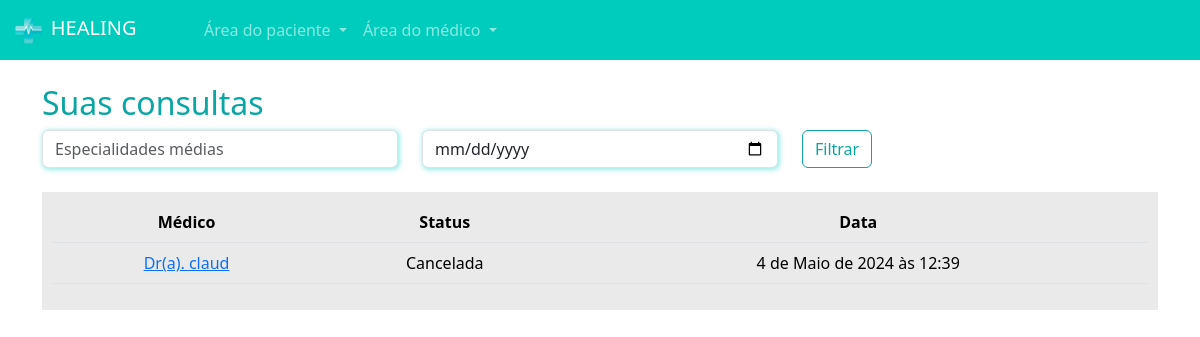
The app's page /pacientes/minhas_consultas/ (signed in) with its own data.
### paciente/models.py (models this page shows, shortened)
class Consulta(models.Model):
    status_choices = (
        ('A', 'Agendada'),
        ('F', 'Finalizada'),
        ('C', 'Cancelada'),
        ('I', 'Iniciada')
    )
    paciente = models.ForeignKey(User, on_delete=models.DO_NOTHING)
    data_aberta = models.ForeignKey(DatasAbertas, on_delete=models.DO_NOTHING)
    status = models.CharField(max_length=1, choices=status_choices, default='A')
    link = models.URLField(null=True, blank=True)

### medico/models.py (models this page shows, shortened)
class DatasAbertas(models.Model):
    data = models.DateTimeField()
    user = models.ForeignKey(User, on_delete=models.DO_NOTHING)
    agendado = models.BooleanField(default=False)

### paciente/views.py (the view)
# urls.py: path('minhas_consultas/', views.minhas_consultas, name="minhas_consultas"),
@login_required
def minhas_consultas(request):
    if request.method == "GET":
        minhas_consultas = Consulta.objects.filter(paciente=request.user).filter(data_aberta__data__gte=datetime.now())
        return render(request, 'minhas_consultas.html', {'minhas_consultas': minhas_consultas, 'is_medico': is_medico(request.user)})

### medico/models.py (called while the page is built)
def is_medico(user):
    return DadosMedico.objects.filter(user=user).exists()

### paciente/templates/minhas_consultas.html
{% extends "base.html" %} {% load static %} {% block 'head' %}
<link rel="stylesheet" href="{% static 'medicos/css/abrir_horario.css' %}" />
<link rel="stylesheet" href="{% static 'usuarios/css/usuarios.css' %}" />
<link rel="stylesheet" href="{% static 'medicos/css/cadastro_medico.css' %}" />
<link rel="stylesheet" href="{% static 'pacientes/css/home.css' %}" />
<link
  rel="stylesheet"
  href="https://cdn.jsdelivr.net/npm/bootstrap-icons@1.11.3/font/bootstrap-icons.min.css"
/>
{% endblock 'head' %} {% block 'body' %}
{% include "partials/navbar.html" %}
<div class="container">
  <br />
  <h2><span class="color-dark">Suas consultas</span></h2>
  <div class="row">
    <div class="col-md">
      <input
        type="text"
        name="especialidades"
        id=""
        class="form-control shadow-main-color"
        placeholder="Especialidades médias"
      />
    </div>
    <div class="col-md">
      <input
        type="date"
        name="data"
        id=""
        class="form-control shadow-main-color"
        placeholder="Data da consulta"
      />
    </div>
    <div class="col-md">
      <input type="submit" value="Filtrar" class="btn btn-dark-color-outline" />
    </div>
  </div>
  <br />
  <div class="list-minhas-consultas">
    <table class="table">
      <thead>
        <tr>
          <th scope="col">Médico</th>
          <th scope="col">Status</th>
          <th scope="col">Data</th>
        </tr>
      </thead>
      <tbody>
        {% for consulta in minhas_consultas %}
        <tr>
          <td><a href="{% url "consulta" consulta.id %}">Dr(a). {{consulta.data_aberta.user}}</a></td>
          <td>{{consulta.get_status_display}}</td>
          <td>{{consulta.data_aberta.data}}</td>
        </tr>
        {% endfor %}
      </tbody>
    </table>
  </div>
</div>
{% endblock 'body' %}

### templates/static/geral/css/base.css (style rules this page uses)
:root { --main-color: #00ccbe; --dark-color: #09a6a3; --contrast-color: #ffd686; }
.color-dark { color: var(--dark-color); }

### templates/static/usuarios/css/usuarios.css (style rules this page uses)
.btn-dark-color-outline { border: 1px solid var(--dark-color); color: var(--dark-color); }

### templates/static/medicos/css/cadastro_medico.css (style rules this page uses)
.shadow-main-color { box-shadow: 1px 1px 5px 1px rgba(0, 204, 190,.4); }

### templates/static/pacientes/css/home.css (style rules this page uses)
table { border-collapse: collapse !important; width: 100%; }
th, td { padding: 8px; text-align: center; background-color: #EAEAEA !important; }
th { background-color: #EAEAEA; }
.list-minhas-consultas { background-color: #EAEAEA; padding: 10px; }

### records on screen
Consulta: data_aberta.user "claud", status "Cancelada", data_aberta.data "4 de Maio de 2024 às 12:39"
